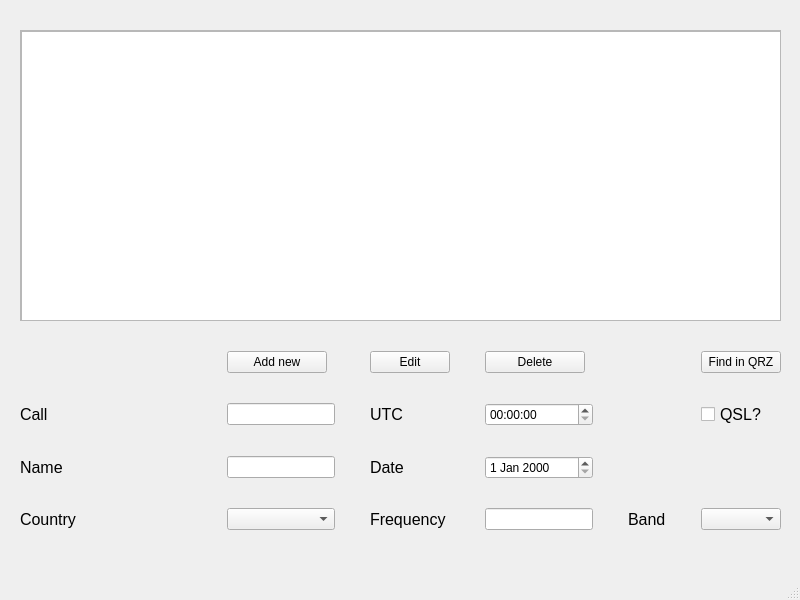
<?xml version="1.0" encoding="UTF-8"?>
<ui version="4.0">
 <class>MainWindow</class>
 <widget class="QMainWindow" name="MainWindow">
  <property name="geometry">
   <rect>
    <x>0</x>
    <y>0</y>
    <width>800</width>
    <height>600</height>
   </rect>
  </property>
  <property name="windowTitle">
   <string>MainWindow</string>
  </property>
  <widget class="QWidget" name="centralwidget">
   <widget class="QWidget" name="gridLayoutWidget">
    <property name="geometry">
     <rect>
      <x>20</x>
      <y>335</y>
      <width>761</width>
      <height>211</height>
     </rect>
    </property>
    <layout class="QGridLayout" name="gridLayout" columnstretch="2,0,0,0,0,0">
     <property name="leftMargin">
      <number>0</number>
     </property>
     <property name="topMargin">
      <number>0</number>
     </property>
     <property name="horizontalSpacing">
      <number>35</number>
     </property>
     <property name="verticalSpacing">
      <number>13</number>
     </property>
     <item row="2" column="2">
      <widget class="QLabel" name="label_4">
       <property name="font">
        <font>
         <family>Ubuntu</family>
         <pointsize>12</pointsize>
        </font>
       </property>
       <property name="text">
        <string>UTC</string>
       </property>
      </widget>
     </item>
     <item row="4" column="5">
      <widget class="QComboBox" name="band"/>
     </item>
     <item row="2" column="3">
      <widget class="QTimeEdit" name="timeEdit"/>
     </item>
     <item row="4" column="4">
      <widget class="QLabel" name="label_6">
       <property name="font">
        <font>
         <family>Ubuntu</family>
         <pointsize>12</pointsize>
        </font>
       </property>
       <property name="text">
        <string>Band</string>
       </property>
      </widget>
     </item>
     <item row="4" column="1">
      <widget class="QComboBox" name="country"/>
     </item>
     <item row="3" column="2">
      <widget class="QLabel" name="label_2">
       <property name="font">
        <font>
         <family>Ubuntu</family>
         <pointsize>12</pointsize>
        </font>
       </property>
       <property name="text">
        <string>Date</string>
       </property>
      </widget>
     </item>
     <item row="4" column="0">
      <widget class="QLabel" name="label_3">
       <property name="font">
        <font>
         <family>Ubuntu</family>
         <pointsize>12</pointsize>
        </font>
       </property>
       <property name="text">
        <string>Country</string>
       </property>
      </widget>
     </item>
     <item row="4" column="3">
      <widget class="QLineEdit" name="frequency"/>
     </item>
     <item row="2" column="1">
      <widget class="QLineEdit" name="call"/>
     </item>
     <item row="3" column="3">
      <widget class="QDateEdit" name="dateEdit"/>
     </item>
     <item row="3" column="1">
      <widget class="QLineEdit" name="name"/>
     </item>
     <item row="2" column="5">
      <widget class="QCheckBox" name="qsl">
       <property name="font">
        <font>
         <family>Ubuntu</family>
         <pointsize>12</pointsize>
        </font>
       </property>
       <property name="text">
        <string>QSL?</string>
       </property>
      </widget>
     </item>
     <item row="2" column="0">
      <widget class="QLabel" name="label">
       <property name="font">
        <font>
         <family>Ubuntu</family>
         <pointsize>12</pointsize>
        </font>
       </property>
       <property name="text">
        <string>Call</string>
       </property>
      </widget>
     </item>
     <item row="4" column="2">
      <widget class="QLabel" name="label_5">
       <property name="font">
        <font>
         <family>Ubuntu</family>
         <pointsize>12</pointsize>
        </font>
       </property>
       <property name="text">
        <string>Frequency</string>
       </property>
      </widget>
     </item>
     <item row="3" column="0">
      <widget class="QLabel" name="label_7">
       <property name="font">
        <font>
         <family>Ubuntu</family>
         <pointsize>12</pointsize>
        </font>
       </property>
       <property name="text">
        <string>Name</string>
       </property>
      </widget>
     </item>
     <item row="0" column="5">
      <widget class="QPushButton" name="pushButton_2">
       <property name="font">
        <font>
         <family>Ubuntu</family>
        </font>
       </property>
       <property name="text">
        <string>Find in QRZ</string>
       </property>
      </widget>
     </item>
     <item row="0" column="3">
      <widget class="QPushButton" name="deleteEntry">
       <property name="maximumSize">
        <size>
         <width>100</width>
         <height>16777215</height>
        </size>
       </property>
       <property name="text">
        <string>Delete</string>
       </property>
      </widget>
     </item>
     <item row="0" column="2">
      <widget class="QPushButton" name="editEntry">
       <property name="maximumSize">
        <size>
         <width>100</width>
         <height>16777215</height>
        </size>
       </property>
       <property name="text">
        <string>Edit</string>
       </property>
      </widget>
     </item>
     <item row="0" column="1">
      <widget class="QPushButton" name="addEntry">
       <property name="maximumSize">
        <size>
         <width>100</width>
         <height>16777215</height>
        </size>
       </property>
       <property name="font">
        <font>
         <family>Ubuntu</family>
        </font>
       </property>
       <property name="text">
        <string>Add new</string>
       </property>
      </widget>
     </item>
    </layout>
   </widget>
   <widget class="QScrollArea" name="scrollArea">
    <property name="geometry">
     <rect>
      <x>20</x>
      <y>30</y>
      <width>761</width>
      <height>291</height>
     </rect>
    </property>
    <property name="widgetResizable">
     <bool>true</bool>
    </property>
    <widget class="QWidget" name="scrollAreaWidgetContents">
     <property name="geometry">
      <rect>
       <x>0</x>
       <y>0</y>
       <width>759</width>
       <height>289</height>
      </rect>
     </property>
     <widget class="QTableView" name="tableView">
      <property name="geometry">
       <rect>
        <x>0</x>
        <y>0</y>
        <width>761</width>
        <height>291</height>
       </rect>
      </property>
     </widget>
    </widget>
   </widget>
  </widget>
  <widget class="QMenuBar" name="menubar">
   <property name="geometry">
    <rect>
     <x>0</x>
     <y>0</y>
     <width>800</width>
     <height>23</height>
    </rect>
   </property>
  </widget>
  <widget class="QStatusBar" name="statusbar"/>
 </widget>
 <resources/>
 <connections>
  <connection>
   <sender>tableView</sender>
   <signal>clicked(QModelIndex)</signal>
   <receiver>MainWindow</receiver>
   <slot>tableViewClicked()</slot>
   <hints>
    <hint type="sourcelabel">
     <x>111</x>
     <y>293</y>
    </hint>
    <hint type="destinationlabel">
     <x>31</x>
     <y>358</y>
    </hint>
   </hints>
  </connection>
 </connections>
 <slots>
  <slot>tableViewClicked()</slot>
 </slots>
</ui>
